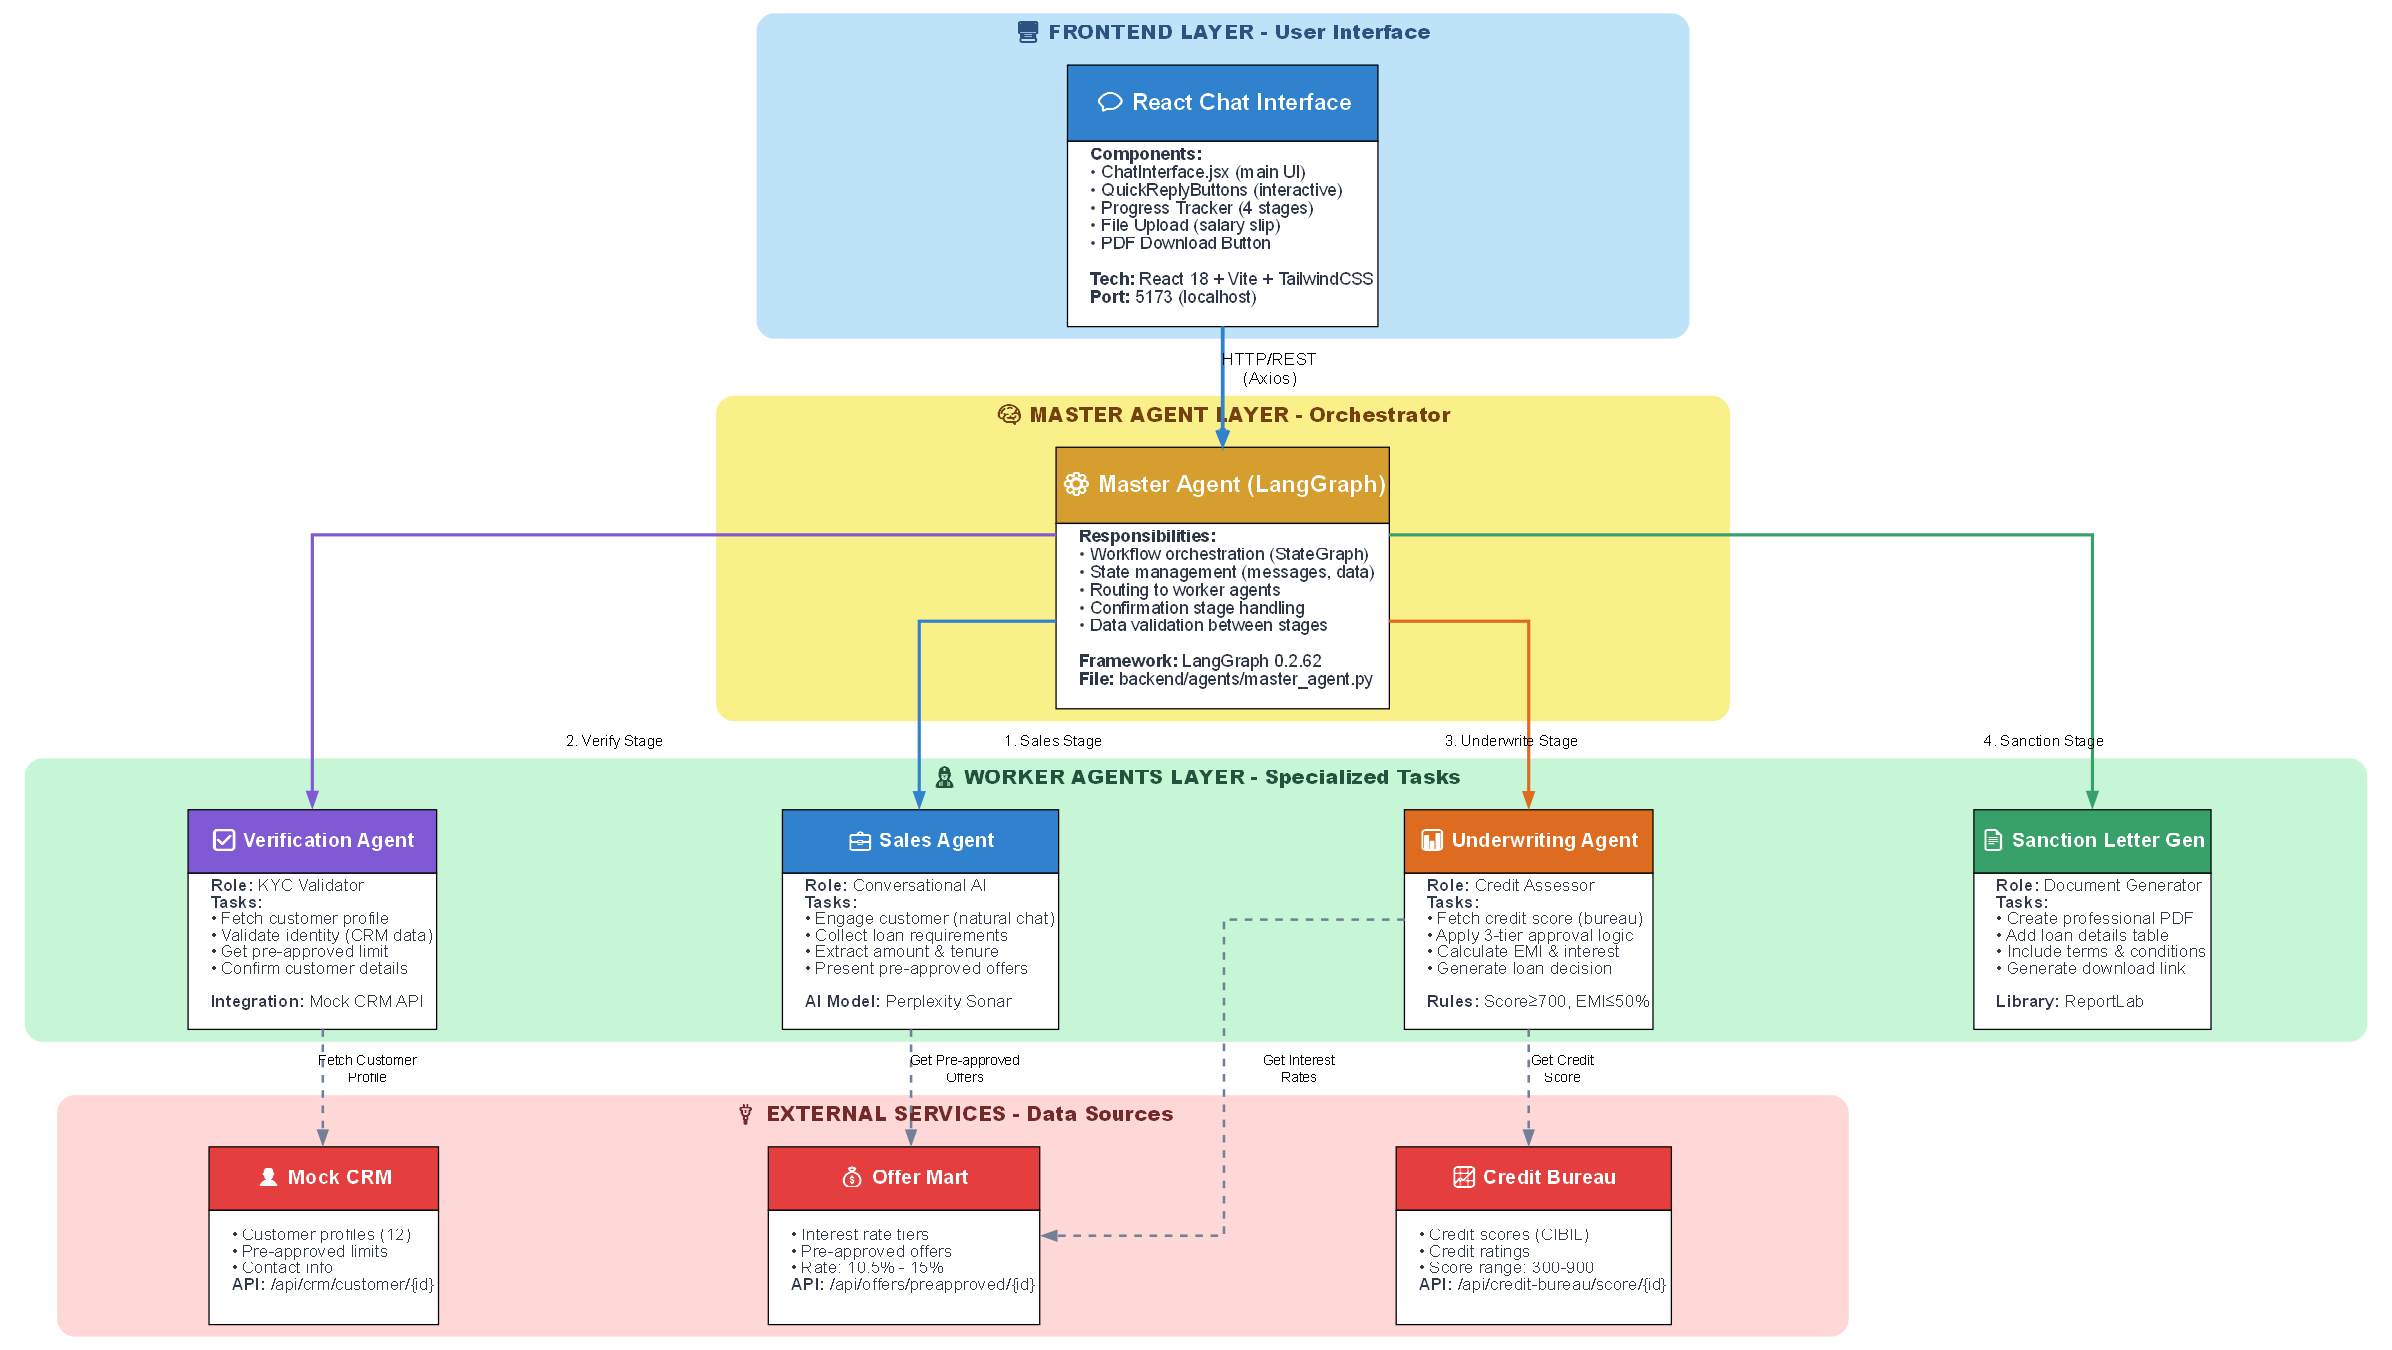

The Python source for this figure:
# loan_architecture_diagram.py
# Master-Worker Architecture for Agentic AI Loan Sales Chatbot
# Shows: Frontend → Master Agent → 4 Worker Agents → External Services
from graphviz import Digraph

def create_architecture_diagram(output_basename='loan_architecture_diagram'):
    """
    Generates Master-Worker architecture diagram for loan chatbot.
    Optimized for 16:9 slide ratio (1920x1080 or 1280x720 pixels).
    """
    g = Digraph('G', filename=output_basename, format='png')
    
    # --- Global Graph Attributes (Optimized for slide display) ---
    g.attr(rankdir='TB', splines='ortho', bgcolor='#FFFFFF', compound='true', dpi='150')
    g.attr('node', shape='plain', fontname='Arial', fontsize='14')
    g.attr('edge', fontname='Arial', fontsize='12', color='#4A5568')
    g.attr(size='16,9', ratio='fill')  # 16:9 aspect ratio for slides

    # --- Frontend Layer ---
    with g.subgraph(name='cluster_frontend') as c:
        c.attr(label='🖥️ FRONTEND LAYER - User Interface', style='filled,rounded', 
               color='#BEE3F8', fontname='Arial Black', fontcolor='#2C5282', 
               penwidth='3', fontsize='16')
        
        c.node('ReactUI', label='''<
<TABLE BORDER="0" CELLBORDER="1" CELLSPACING="0" BGCOLOR="#3182CE">
  <TR><TD HEIGHT="60"><FONT COLOR="#FFFFFF" POINT-SIZE="18"><B>💬 React Chat Interface</B></FONT></TD></TR>
  <TR><TD ALIGN="LEFT" BGCOLOR="#FFFFFF" HEIGHT="120"><FONT COLOR="#2D3748" POINT-SIZE="14">
    <B>Components:</B><BR ALIGN="LEFT"/>
    • ChatInterface.jsx (main UI)<BR ALIGN="LEFT"/>
    • QuickReplyButtons (interactive)<BR ALIGN="LEFT"/>
    • Progress Tracker (4 stages)<BR ALIGN="LEFT"/>
    • File Upload (salary slip)<BR ALIGN="LEFT"/>
    • PDF Download Button<BR ALIGN="LEFT"/>
    <BR ALIGN="LEFT"/>
    <B>Tech:</B> React 18 + Vite + TailwindCSS<BR ALIGN="LEFT"/>
    <B>Port:</B> 5173 (localhost)<BR ALIGN="LEFT"/>
  </FONT></TD></TR>
</TABLE>>''')

    # --- Backend Master Layer ---
    with g.subgraph(name='cluster_master') as c:
        c.attr(label='🧠 MASTER AGENT LAYER - Orchestrator', style='filled,rounded', 
               color='#FAF089', fontname='Arial Black', fontcolor='#744210', 
               penwidth='3', fontsize='16')
        
        c.node('MasterAgent', label='''<
<TABLE BORDER="0" CELLBORDER="1" CELLSPACING="0" BGCOLOR="#D69E2E">
  <TR><TD HEIGHT="60"><FONT COLOR="#FFFFFF" POINT-SIZE="18"><B>⚙️ Master Agent (LangGraph)</B></FONT></TD></TR>
  <TR><TD ALIGN="LEFT" BGCOLOR="#FFFFFF" HEIGHT="140"><FONT COLOR="#2D3748" POINT-SIZE="14">
    <B>Responsibilities:</B><BR ALIGN="LEFT"/>
    • Workflow orchestration (StateGraph)<BR ALIGN="LEFT"/>
    • State management (messages, data)<BR ALIGN="LEFT"/>
    • Routing to worker agents<BR ALIGN="LEFT"/>
    • Confirmation stage handling<BR ALIGN="LEFT"/>
    • Data validation between stages<BR ALIGN="LEFT"/>
    <BR ALIGN="LEFT"/>
    <B>Framework:</B> LangGraph 0.2.62<BR ALIGN="LEFT"/>
    <B>File:</B> backend/agents/master_agent.py<BR ALIGN="LEFT"/>
  </FONT></TD></TR>
</TABLE>>''')

    # --- Worker Agents Layer ---
    with g.subgraph(name='cluster_workers') as c:
        c.attr(label='👷 WORKER AGENTS LAYER - Specialized Tasks', style='filled,rounded', 
               color='#C6F6D5', fontname='Arial Black', fontcolor='#22543D', 
               penwidth='3', fontsize='16')
        
        # Sales Agent
        c.node('SalesAgent', label='''<
<TABLE BORDER="0" CELLBORDER="1" CELLSPACING="0" BGCOLOR="#3182CE">
  <TR><TD HEIGHT="50"><FONT COLOR="#FFFFFF" POINT-SIZE="16"><B>💼 Sales Agent</B></FONT></TD></TR>
  <TR><TD ALIGN="LEFT" BGCOLOR="#FFFFFF" HEIGHT="110"><FONT COLOR="#2D3748" POINT-SIZE="13">
    <B>Role:</B> Conversational AI<BR ALIGN="LEFT"/>
    <B>Tasks:</B><BR ALIGN="LEFT"/>
    • Engage customer (natural chat)<BR ALIGN="LEFT"/>
    • Collect loan requirements<BR ALIGN="LEFT"/>
    • Extract amount &amp; tenure<BR ALIGN="LEFT"/>
    • Present pre-approved offers<BR ALIGN="LEFT"/>
    <BR ALIGN="LEFT"/>
    <B>AI Model:</B> Perplexity Sonar<BR ALIGN="LEFT"/>
  </FONT></TD></TR>
</TABLE>>''')
        
        # Verification Agent
        c.node('VerificationAgent', label='''<
<TABLE BORDER="0" CELLBORDER="1" CELLSPACING="0" BGCOLOR="#805AD5">
  <TR><TD HEIGHT="50"><FONT COLOR="#FFFFFF" POINT-SIZE="16"><B>✅ Verification Agent</B></FONT></TD></TR>
  <TR><TD ALIGN="LEFT" BGCOLOR="#FFFFFF" HEIGHT="110"><FONT COLOR="#2D3748" POINT-SIZE="13">
    <B>Role:</B> KYC Validator<BR ALIGN="LEFT"/>
    <B>Tasks:</B><BR ALIGN="LEFT"/>
    • Fetch customer profile<BR ALIGN="LEFT"/>
    • Validate identity (CRM data)<BR ALIGN="LEFT"/>
    • Get pre-approved limit<BR ALIGN="LEFT"/>
    • Confirm customer details<BR ALIGN="LEFT"/>
    <BR ALIGN="LEFT"/>
    <B>Integration:</B> Mock CRM API<BR ALIGN="LEFT"/>
  </FONT></TD></TR>
</TABLE>>''')
        
        # Underwriting Agent
        c.node('UnderwritingAgent', label='''<
<TABLE BORDER="0" CELLBORDER="1" CELLSPACING="0" BGCOLOR="#DD6B20">
  <TR><TD HEIGHT="50"><FONT COLOR="#FFFFFF" POINT-SIZE="16"><B>📊 Underwriting Agent</B></FONT></TD></TR>
  <TR><TD ALIGN="LEFT" BGCOLOR="#FFFFFF" HEIGHT="110"><FONT COLOR="#2D3748" POINT-SIZE="13">
    <B>Role:</B> Credit Assessor<BR ALIGN="LEFT"/>
    <B>Tasks:</B><BR ALIGN="LEFT"/>
    • Fetch credit score (bureau)<BR ALIGN="LEFT"/>
    • Apply 3-tier approval logic<BR ALIGN="LEFT"/>
    • Calculate EMI &amp; interest<BR ALIGN="LEFT"/>
    • Generate loan decision<BR ALIGN="LEFT"/>
    <BR ALIGN="LEFT"/>
    <B>Rules:</B> Score≥700, EMI≤50%<BR ALIGN="LEFT"/>
  </FONT></TD></TR>
</TABLE>>''')
        
        # Sanction Letter Agent
        c.node('SanctionAgent', label='''<
<TABLE BORDER="0" CELLBORDER="1" CELLSPACING="0" BGCOLOR="#38A169">
  <TR><TD HEIGHT="50"><FONT COLOR="#FFFFFF" POINT-SIZE="16"><B>📄 Sanction Letter Gen</B></FONT></TD></TR>
  <TR><TD ALIGN="LEFT" BGCOLOR="#FFFFFF" HEIGHT="110"><FONT COLOR="#2D3748" POINT-SIZE="13">
    <B>Role:</B> Document Generator<BR ALIGN="LEFT"/>
    <B>Tasks:</B><BR ALIGN="LEFT"/>
    • Create professional PDF<BR ALIGN="LEFT"/>
    • Add loan details table<BR ALIGN="LEFT"/>
    • Include terms &amp; conditions<BR ALIGN="LEFT"/>
    • Generate download link<BR ALIGN="LEFT"/>
    <BR ALIGN="LEFT"/>
    <B>Library:</B> ReportLab<BR ALIGN="LEFT"/>
  </FONT></TD></TR>
</TABLE>>''')

    # --- External Services Layer ---
    with g.subgraph(name='cluster_services') as c:
        c.attr(label='🔌 EXTERNAL SERVICES - Data Sources', style='filled,rounded', 
               color='#FED7D7', fontname='Arial Black', fontcolor='#742A2A', 
               penwidth='3', fontsize='16')
        
        c.node('MockCRM', label='''<
<TABLE BORDER="0" CELLBORDER="1" CELLSPACING="0" BGCOLOR="#E53E3E">
  <TR><TD HEIGHT="50"><FONT COLOR="#FFFFFF" POINT-SIZE="16"><B>👤 Mock CRM</B></FONT></TD></TR>
  <TR><TD ALIGN="LEFT" BGCOLOR="#FFFFFF" HEIGHT="90"><FONT COLOR="#2D3748" POINT-SIZE="13">
    • Customer profiles (12)<BR ALIGN="LEFT"/>
    • Pre-approved limits<BR ALIGN="LEFT"/>
    • Contact info<BR ALIGN="LEFT"/>
    <B>API:</B> /api/crm/customer/{id}<BR ALIGN="LEFT"/>
  </FONT></TD></TR>
</TABLE>>''')
        
        c.node('CreditBureau', label='''<
<TABLE BORDER="0" CELLBORDER="1" CELLSPACING="0" BGCOLOR="#E53E3E">
  <TR><TD HEIGHT="50"><FONT COLOR="#FFFFFF" POINT-SIZE="16"><B>📈 Credit Bureau</B></FONT></TD></TR>
  <TR><TD ALIGN="LEFT" BGCOLOR="#FFFFFF" HEIGHT="90"><FONT COLOR="#2D3748" POINT-SIZE="13">
    • Credit scores (CIBIL)<BR ALIGN="LEFT"/>
    • Credit ratings<BR ALIGN="LEFT"/>
    • Score range: 300-900<BR ALIGN="LEFT"/>
    <B>API:</B> /api/credit-bureau/score/{id}<BR ALIGN="LEFT"/>
  </FONT></TD></TR>
</TABLE>>''')
        
        c.node('OfferMart', label='''<
<TABLE BORDER="0" CELLBORDER="1" CELLSPACING="0" BGCOLOR="#E53E3E">
  <TR><TD HEIGHT="50"><FONT COLOR="#FFFFFF" POINT-SIZE="16"><B>💰 Offer Mart</B></FONT></TD></TR>
  <TR><TD ALIGN="LEFT" BGCOLOR="#FFFFFF" HEIGHT="90"><FONT COLOR="#2D3748" POINT-SIZE="13">
    • Interest rate tiers<BR ALIGN="LEFT"/>
    • Pre-approved offers<BR ALIGN="LEFT"/>
    • Rate: 10.5% - 15%<BR ALIGN="LEFT"/>
    <B>API:</B> /api/offers/preapproved/{id}<BR ALIGN="LEFT"/>
  </FONT></TD></TR>
</TABLE>>''')

    # --- Connection Flows ---
    # Frontend to Master
    g.edge('ReactUI', 'MasterAgent', label='HTTP/REST\n(Axios)', color='#3182CE', 
           penwidth='3', fontsize='13', style='bold', arrowhead='vee')
    
    # Master to Workers (orchestration)
    g.edge('MasterAgent', 'SalesAgent', label='1. Sales Stage', color='#3182CE', 
           penwidth='2.5', fontsize='12', constraint='true')
    g.edge('MasterAgent', 'VerificationAgent', label='2. Verify Stage', color='#805AD5', 
           penwidth='2.5', fontsize='12', constraint='true')
    g.edge('MasterAgent', 'UnderwritingAgent', label='3. Underwrite Stage', color='#DD6B20', 
           penwidth='2.5', fontsize='12', constraint='true')
    g.edge('MasterAgent', 'SanctionAgent', label='4. Sanction Stage', color='#38A169', 
           penwidth='2.5', fontsize='12', constraint='true')
    
    # Workers to Services
    g.edge('SalesAgent', 'OfferMart', label='Get Pre-approved\nOffers', color='#718096', 
           penwidth='2', fontsize='11', style='dashed')
    g.edge('VerificationAgent', 'MockCRM', label='Fetch Customer\nProfile', color='#718096', 
           penwidth='2', fontsize='11', style='dashed')
    g.edge('UnderwritingAgent', 'CreditBureau', label='Get Credit\nScore', color='#718096', 
           penwidth='2', fontsize='11', style='dashed')
    g.edge('UnderwritingAgent', 'OfferMart', label='Get Interest\nRates', color='#718096', 
           penwidth='2', fontsize='11', style='dashed')

    # Render
    g.render(cleanup=True)
    print(f"✅ Architecture diagram generated: {output_basename}.png")
    print(f"   Optimized for 16:9 slide display (1920x1080 or 1280x720)")

if __name__ == '__main__':
    create_architecture_diagram()
